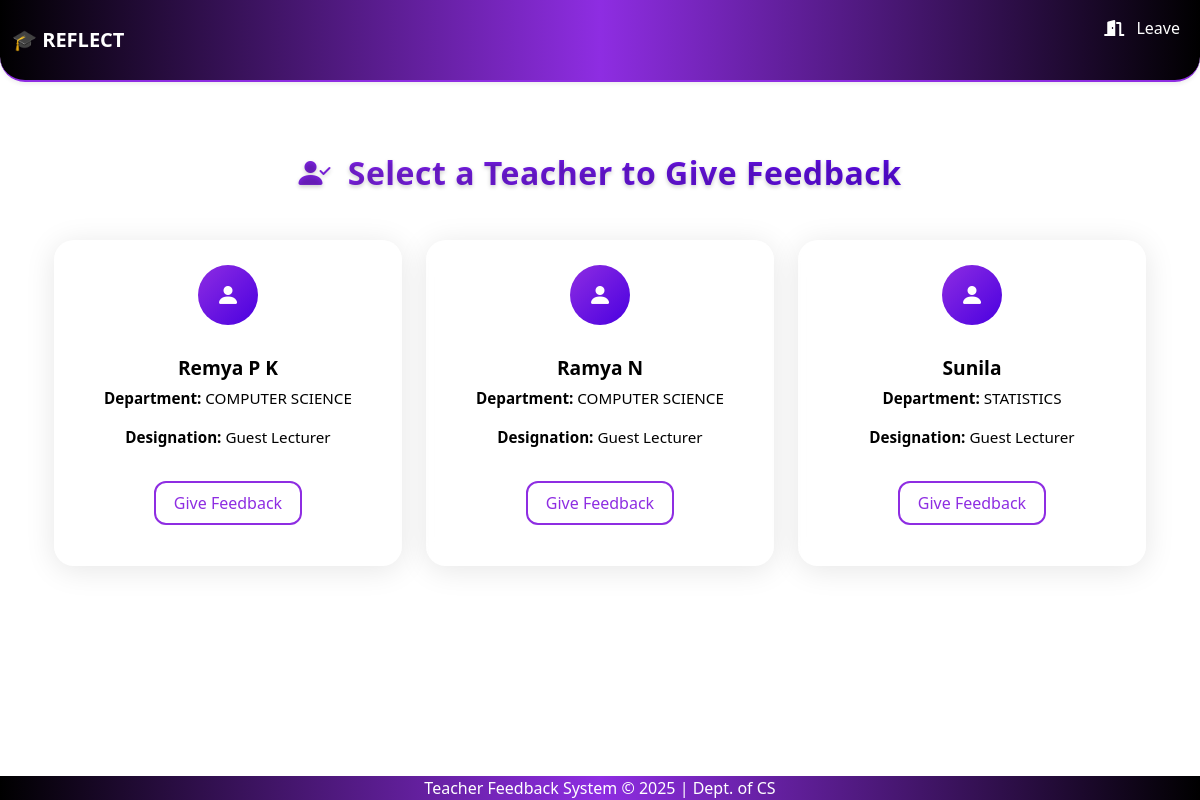
Page /student-feedback/teachers/ on the earlier database version.
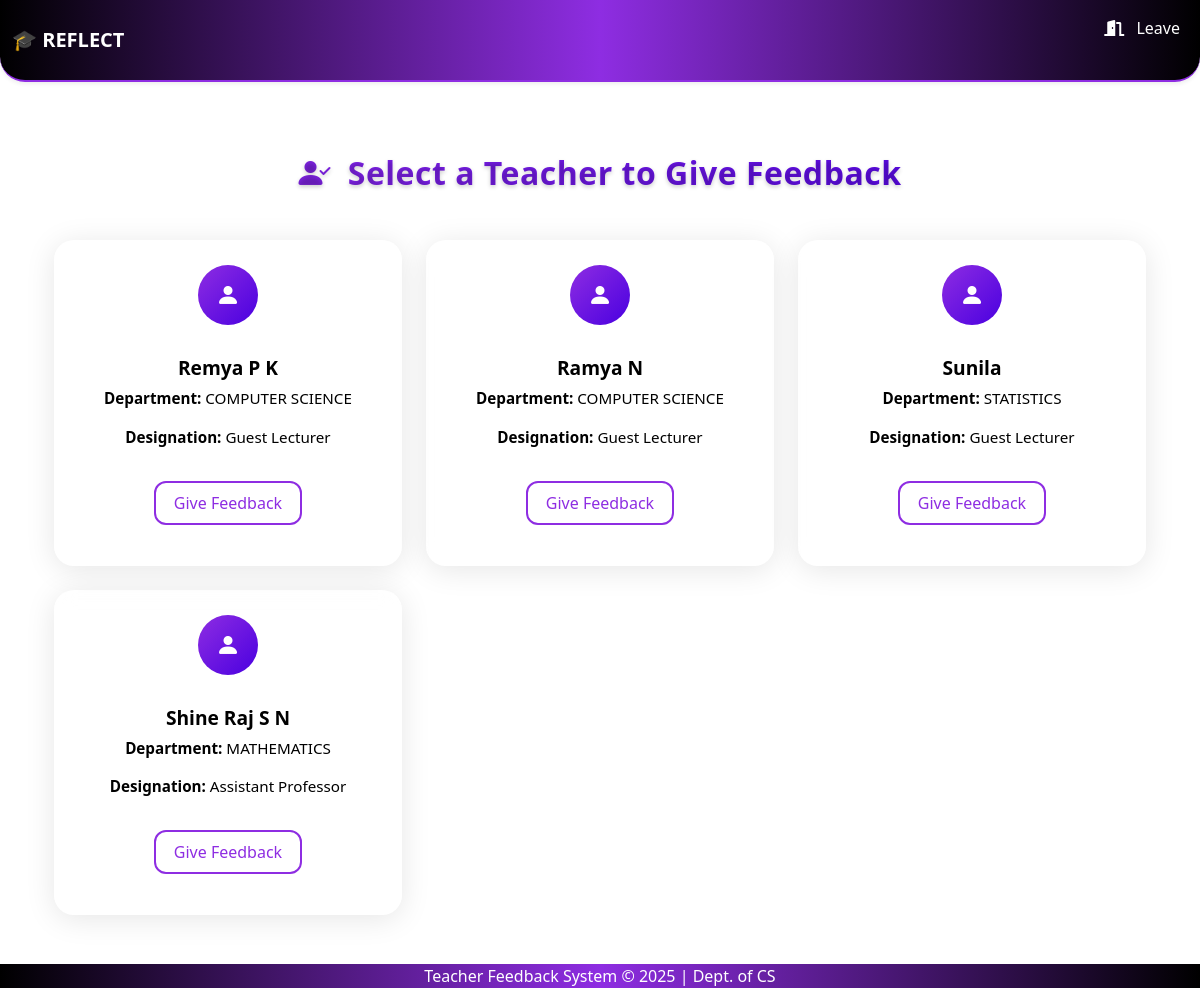
Same page on the later database version.
### feedback_app/models.py (models this page shows, shortened)
class Teacher(models.Model):
    user = models.OneToOneField(User, on_delete=models.CASCADE, null=True, blank=True)  # <-- Add this line
    teacher_id = models.AutoField(primary_key=True)
    name = models.CharField(max_length=100)
    dept = models.ForeignKey(Department, on_delete=models.CASCADE)
    designation = models.CharField(max_length=100)
    gender = models.CharField(max_length=10)
    role = models.ForeignKey(Role, on_delete=models.CASCADE)
    fb_active = models.BooleanField(default=False)
    profile_picture = models.ImageField(upload_to='profile_pics/', blank=True, null=True)

class Department(models.Model):
    dept_id = models.AutoField(primary_key=True)
    dept_name = models.CharField(max_length=100)

### feedback_app/views.py (the view)
# urls.py: path('student-feedback/teachers/', views.select_teacher_for_feedback, name='select_teacher_for_feedback'),
def select_teacher_for_feedback(request):
    teachers = Teacher.objects.filter(fb_active=True)
    return render(request, 'active_teacher_list.html',{'teachers':teachers})

### feedback_app/context_processors.py (called while the page is built)
def is_admin(request):
    user = request.user
    return {'is_admin': user.is_superuser or user.groups.filter(name='admin').exists()}

def is_hod(request):
    return {'is_hod': request.user.groups.filter(name='hod').exists()}

def is_teacher(request):
    return {'is_teacher': request.user.groups.filter(name='teacher').exists()}

### templates/active_teacher_list.html (shortened to what this page needs)
{% extends 'base.html' %}
{% block content %}
<div class="container mt-5">
    <link rel="stylesheet" href="https://cdn.jsdelivr.net/npm/bootstrap-icons@1.10.5/font/bootstrap-icons.css">
    <h2 class="dashboard-heading text-center mb-5">
        <i class="bi bi-person-check-fill me-2"></i>
        Select a Teacher to Give Feedback
    </h2>
    {% if teachers %}
    <div class="row">
        {% for teacher in teachers %}
        <div class="col-md-6 col-lg-4 mb-4">
            <div class="card glass-card h-100 p-4 text-center">
                <div class="icon-circle mx-auto">
                    <i class="bi bi-person-fill"></i>
                </div>
                <div class="card-body">
                    <h5 class="card-title">{{ teacher.name }}</h5>
                    <p class="card-text"><strong>Department:</strong> {{ teacher.dept.dept_name }}</p>
                    <p class="card-text"><strong>Designation:</strong> {{ teacher.designation }}</p>
                    <a href="{% url 'student_feedback_form' %}?teacher_id={{ teacher.teacher_id }}" class="glass-button mt-3">Give Feedback</a>
                </div>
            </div>
        </div>
        {% endfor %}
    </div>
    {% else %}
    <div class="alert alert-warning">No teachers are currently active for feedback.</div>
    {% endif %}
</div>
{% endblock %}

Differences in the rows shown:
added Teacher: name "Shine Raj S N", dept.dept_name "MATHEMATICS", designation "Assistant Professor"
